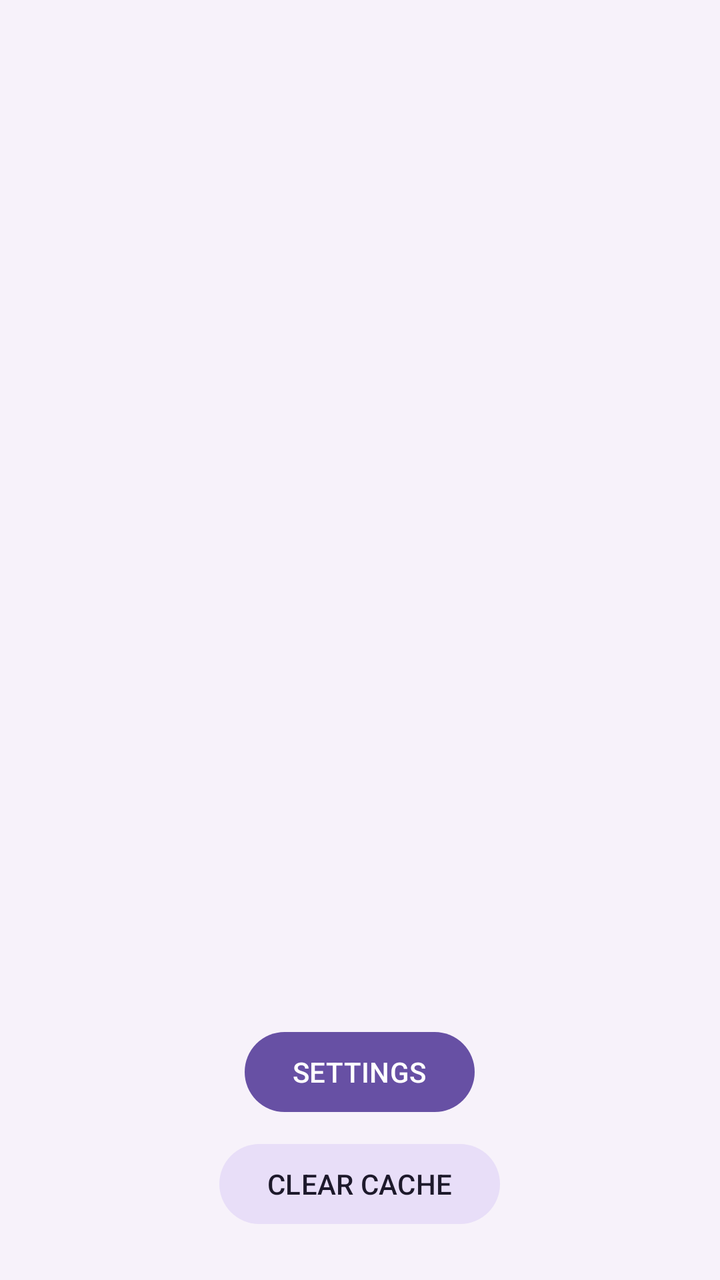
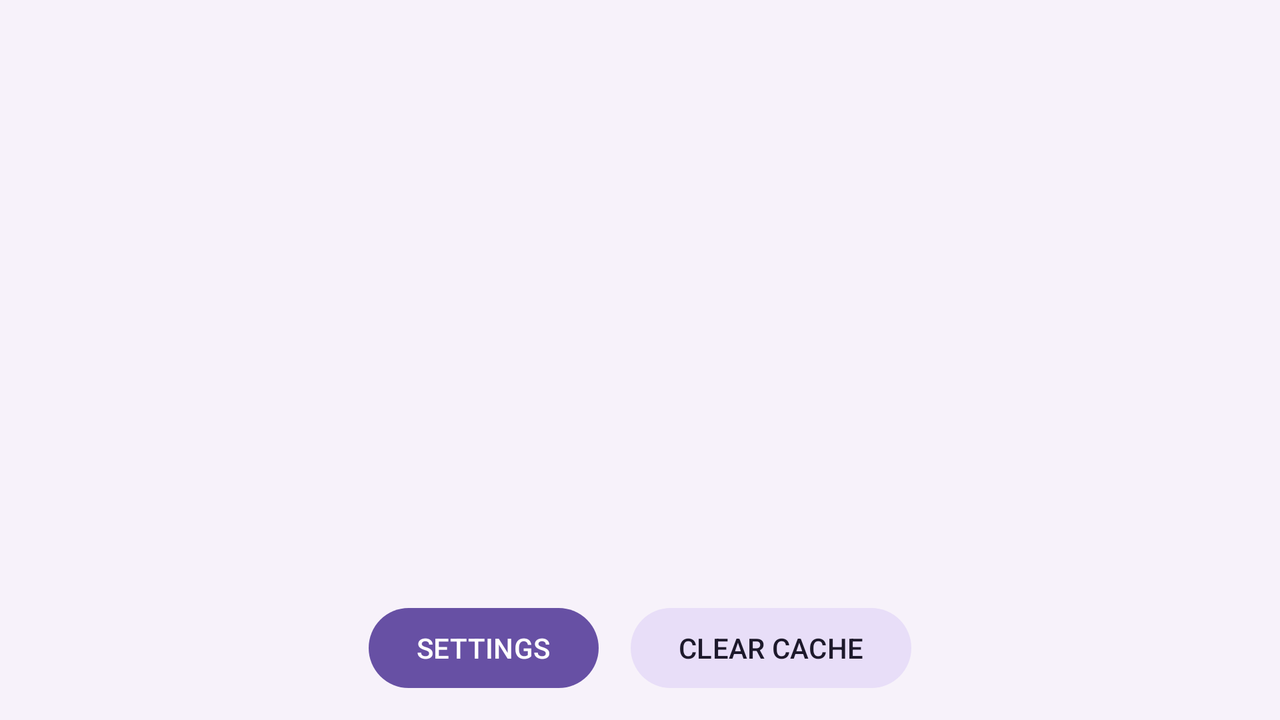

One screen, two layout resources from the same app: the default and the repository's alternative for another configuration. Each is rendered where Android would select it; the XML of both is given below.
<!-- AndroidManifest.xml: application theme Theme.RealTime -->
<!-- res/layout/activity_main.xml -->
<?xml version="1.0" encoding="utf-8"?>
<androidx.constraintlayout.widget.ConstraintLayout xmlns:android="http://schemas.android.com/apk/res/android"
    xmlns:app="http://schemas.android.com/apk/res-auto"
    xmlns:tools="http://schemas.android.com/tools"
    android:layout_width="match_parent"
    android:layout_height="match_parent"
    android:background="?attr/clockBackgroundColor"
    android:paddingBottom="24dp"
    tools:context=".MainActivity">

    <TextView
        android:id="@+id/txt_sync_info"
        android:layout_width="0dp"
        android:layout_height="wrap_content"
        android:layout_marginStart="24dp"
        android:layout_marginEnd="24dp"
        android:layout_marginTop="24dp"
        android:ellipsize="end"
        android:gravity="center"
        android:maxLines="1"
        android:text="@string/waiting_for_gps"
        android:textColor="?attr/clockDateColor"
        android:textSize="12sp"
        android:visibility="gone"
        app:layout_constraintEnd_toEndOf="parent"
        app:layout_constraintStart_toStartOf="parent"
        app:layout_constraintTop_toTopOf="parent" />

    <androidx.constraintlayout.widget.ConstraintLayout
        android:id="@+id/digital_container"
        android:layout_width="0dp"
        android:layout_height="0dp"
        android:visibility="gone"
        app:layout_constraintBottom_toTopOf="@+id/btn_panel"
        app:layout_constraintEnd_toEndOf="parent"
        app:layout_constraintStart_toStartOf="parent"
        app:layout_constraintTop_toBottomOf="@id/txt_sync_info">

        <com.google.android.material.card.MaterialCardView
            android:id="@+id/card_time"
            android:layout_width="0dp"
            android:layout_height="wrap_content"
            android:layout_margin="32dp"
            app:cardBackgroundColor="?attr/clockCardBackgroundColor"
            app:cardCornerRadius="20dp"
            app:cardElevation="0dp"
            app:cardPreventCornerOverlap="true"
            app:layout_constraintBottom_toBottomOf="parent"
            app:layout_constraintEnd_toEndOf="parent"
            app:layout_constraintStart_toStartOf="parent"
            app:layout_constraintTop_toTopOf="parent">

            <androidx.constraintlayout.widget.ConstraintLayout
                android:layout_width="match_parent"
                android:layout_height="wrap_content"
                android:padding="28dp">

                <TextView
                    android:id="@+id/txt_status"
                    android:layout_width="wrap_content"
                    android:layout_height="wrap_content"
                    android:text="@string/waiting_for_gps"
                    android:textColor="?attr/clockDateColor"
                    android:textSize="12sp"
                    android:textStyle="bold"
                    app:layout_constraintEnd_toEndOf="parent"
                    app:layout_constraintStart_toStartOf="parent"
                    app:layout_constraintTop_toTopOf="parent" />

                <TextView
                    android:id="@+id/txt_time"
                    android:layout_width="0dp"
                    android:layout_height="wrap_content"
                    android:layout_marginTop="12dp"
                    android:fontFamily="monospace"
                    android:gravity="center"
                    android:includeFontPadding="false"
                    android:ellipsize="end"
                    android:maxLines="1"
                    android:autoSizeTextType="uniform"
                    android:autoSizeMinTextSize="18sp"
                    android:autoSizeMaxTextSize="42sp"
                    android:autoSizeStepGranularity="2sp"
                    android:text="--:--:--"
                    android:textColor="?attr/clockTextColor"
                    android:textSize="42sp"
                    android:textStyle="bold"
                    app:layout_constrainedWidth="true"
                    app:layout_constraintEnd_toEndOf="parent"
                    app:layout_constraintStart_toStartOf="parent"
                    app:layout_constraintTop_toBottomOf="@id/txt_status" />

                <TextView
                    android:id="@+id/txt_date"
                    android:layout_width="0dp"
                    android:layout_height="wrap_content"
                    android:layout_marginTop="6dp"
                    android:gravity="center"
                    android:includeFontPadding="false"
                    android:maxLines="1"
                    android:textColor="?attr/clockDateColor"
                    android:textSize="16sp"
                    app:layout_constrainedWidth="true"
                    app:layout_constraintEnd_toEndOf="parent"
                    app:layout_constraintStart_toStartOf="parent"
                    app:layout_constraintTop_toBottomOf="@id/txt_time" />

            </androidx.constraintlayout.widget.ConstraintLayout>

        </com.google.android.material.card.MaterialCardView>

    </androidx.constraintlayout.widget.ConstraintLayout>

    <androidx.constraintlayout.widget.ConstraintLayout
        android:id="@+id/analog_container"
        android:layout_width="0dp"
        android:layout_height="0dp"
        android:visibility="gone"
        app:layout_constraintBottom_toTopOf="@+id/btn_panel"
        app:layout_constraintEnd_toEndOf="parent"
        app:layout_constraintStart_toStartOf="parent"
        app:layout_constraintTop_toBottomOf="@id/txt_sync_info">

        <com.opensource.gpstime.AnalogClockView
            android:id="@+id/analog_clock"
            android:layout_width="0dp"
            android:layout_height="0dp"
            android:layout_marginStart="32dp"
            android:layout_marginEnd="32dp"
            android:layout_marginTop="16dp"
            app:layout_constraintDimensionRatio="1:1"
            app:layout_constraintBottom_toTopOf="@+id/txt_analog_time"
            app:layout_constraintEnd_toEndOf="parent"
            app:layout_constraintStart_toStartOf="parent"
            app:layout_constraintTop_toTopOf="parent"
            app:layout_constraintVertical_chainStyle="packed" />

        <TextView
            android:id="@+id/txt_analog_time"
            android:layout_width="wrap_content"
            android:layout_height="wrap_content"
            android:layout_marginTop="12dp"
            android:layout_marginBottom="16dp"
            android:textColor="?attr/clockTextColor"
            android:textSize="18sp"
            app:layout_constraintBottom_toBottomOf="parent"
            app:layout_constraintEnd_toEndOf="parent"
            app:layout_constraintStart_toStartOf="parent"
            app:layout_constraintTop_toBottomOf="@id/analog_clock" />

    </androidx.constraintlayout.widget.ConstraintLayout>

    <androidx.constraintlayout.widget.ConstraintLayout
        android:id="@+id/both_container"
        android:layout_width="0dp"
        android:layout_height="0dp"
        android:visibility="gone"
        app:layout_constraintBottom_toTopOf="@+id/btn_panel"
        app:layout_constraintEnd_toEndOf="parent"
        app:layout_constraintStart_toStartOf="parent"
        app:layout_constraintTop_toBottomOf="@id/txt_sync_info">

        <com.google.android.material.card.MaterialCardView
            android:id="@+id/card_both"
            android:layout_width="0dp"
            android:layout_height="wrap_content"
            android:layout_margin="24dp"
            app:cardBackgroundColor="?attr/clockCardBackgroundColor"
            app:cardCornerRadius="20dp"
            app:cardElevation="0dp"
            app:cardPreventCornerOverlap="true"
            app:layout_constraintBottom_toBottomOf="parent"
            app:layout_constraintEnd_toEndOf="parent"
            app:layout_constraintStart_toStartOf="parent"
            app:layout_constraintTop_toTopOf="parent">

            <androidx.constraintlayout.widget.ConstraintLayout
                android:layout_width="match_parent"
                android:layout_height="wrap_content"
                android:padding="20dp">

                <TextView
                    android:id="@+id/txt_both_status"
                    android:layout_width="wrap_content"
                    android:layout_height="wrap_content"
                    android:text="@string/waiting_for_gps"
                    android:textColor="?attr/clockDateColor"
                    android:textSize="12sp"
                    android:textStyle="bold"
                    app:layout_constraintEnd_toEndOf="parent"
                    app:layout_constraintStart_toStartOf="parent"
                    app:layout_constraintTop_toTopOf="parent" />

                <com.opensource.gpstime.AnalogClockView
                    android:id="@+id/analog_clock_both"
                    android:layout_width="0dp"
                    android:layout_height="0dp"
                    android:layout_marginTop="12dp"
                    app:layout_constraintDimensionRatio="1:1"
                    app:layout_constraintEnd_toEndOf="parent"
                    app:layout_constraintStart_toStartOf="parent"
                    app:layout_constraintTop_toBottomOf="@id/txt_both_status"
                    app:layout_constraintWidth_max="240dp" />

                <TextView
                    android:id="@+id/txt_both_time"
                    android:layout_width="0dp"
                    android:layout_height="wrap_content"
                    android:layout_marginTop="12dp"
                    android:fontFamily="monospace"
                    android:gravity="center"
                    android:includeFontPadding="false"
                    android:ellipsize="end"
                    android:maxLines="1"
                    android:autoSizeTextType="uniform"
                    android:autoSizeMinTextSize="16sp"
                    android:autoSizeMaxTextSize="32sp"
                    android:autoSizeStepGranularity="2sp"
                    android:text="--:--:--"
                    android:textColor="?attr/clockTextColor"
                    android:textSize="32sp"
                    android:textStyle="bold"
                    app:layout_constrainedWidth="true"
                    app:layout_constraintEnd_toEndOf="parent"
                    app:layout_constraintStart_toStartOf="parent"
                    app:layout_constraintTop_toBottomOf="@id/analog_clock_both" />

                <TextView
                    android:id="@+id/txt_both_date"
                    android:layout_width="0dp"
                    android:layout_height="wrap_content"
                    android:layout_marginTop="4dp"
                    android:gravity="center"
                    android:maxLines="1"
                    android:textColor="?attr/clockDateColor"
                    android:textSize="14sp"
                    app:layout_constrainedWidth="true"
                    app:layout_constraintEnd_toEndOf="parent"
                    app:layout_constraintStart_toStartOf="parent"
                    app:layout_constraintTop_toBottomOf="@id/txt_both_time" />

            </androidx.constraintlayout.widget.ConstraintLayout>

        </com.google.android.material.card.MaterialCardView>

    </androidx.constraintlayout.widget.ConstraintLayout>

    <LinearLayout
        android:id="@+id/btn_panel"
        android:layout_width="0dp"
        android:layout_height="wrap_content"
        android:gravity="center"
        android:orientation="vertical"
        app:layout_constraintBottom_toBottomOf="parent"
        app:layout_constraintEnd_toEndOf="parent"
        app:layout_constraintStart_toStartOf="parent">

        <com.google.android.material.button.MaterialButton
            android:id="@+id/btn_settings"
            style="@style/Widget.Material3.Button"
            android:layout_width="wrap_content"
            android:layout_height="wrap_content"
            android:text="@string/settings"
            android:textAllCaps="true" />

        <com.google.android.material.button.MaterialButton
            android:id="@+id/btn_clear_cache"
            style="@style/Widget.Material3.Button.TonalButton"
            android:layout_width="wrap_content"
            android:layout_height="wrap_content"
            android:layout_marginTop="8dp"
            android:text="@string/clear_realtime_cache"
            android:textAllCaps="true" />

    </LinearLayout>

</androidx.constraintlayout.widget.ConstraintLayout>
<!-- resources referenced by this layout -->
<resources>
  <string name="clear_realtime_cache">Clear Cache</string>
  <string name="settings">Settings</string>
  <string name="waiting_for_gps">Waiting for GPS…</string>
  <style name="Theme.RealTime" parent="Theme.Material3.DayNight.NoActionBar">
          <item name="android:statusBarColor">@android:color/transparent</item>
          <item name="android:navigationBarColor">@android:color/transparent</item>
          <item name="android:windowBackground">?attr/clockBackgroundColor</item>
  
          <item name="clockTextColor">@color/clock_text</item>
          <item name="clockDateColor">@color/clock_date</item>
          <item name="clockAccentColor">?attr/colorPrimary</item>
          <item name="clockBackgroundColor">@color/clock_background</item>
          <item name="clockCardBackgroundColor">@color/clock_card</item>
          <item name="materialAlertDialogTheme">@style/ThemeOverlay.RealTime.AlertDialog</item>
      </style>
  <color name="clock_text">#FF1C1B1F</color>
  <color name="clock_date">#FF49454F</color>
  <color name="clock_background">#FFF7F2FA</color>
  <color name="clock_card">#FFE7E0EC</color>
  <style name="ThemeOverlay.RealTime.AlertDialog" parent="ThemeOverlay.Material3.MaterialAlertDialog" />
</resources>
<!-- res/layout-land/activity_main.xml (the repository's variant of the layout above) -->
<!-- drawn on the phone turned sideways -->
<?xml version="1.0" encoding="utf-8"?>
<androidx.constraintlayout.widget.ConstraintLayout xmlns:android="http://schemas.android.com/apk/res/android"
    xmlns:app="http://schemas.android.com/apk/res-auto"
    xmlns:tools="http://schemas.android.com/tools"
    android:layout_width="match_parent"
    android:layout_height="match_parent"
    android:background="?attr/clockBackgroundColor"
    android:paddingBottom="12dp"
    tools:context=".MainActivity">

    <TextView
        android:id="@+id/txt_sync_info"
        android:layout_width="0dp"
        android:layout_height="wrap_content"
        android:layout_marginStart="24dp"
        android:layout_marginEnd="24dp"
        android:layout_marginTop="8dp"
        android:ellipsize="end"
        android:gravity="center"
        android:maxLines="1"
        android:text="@string/waiting_for_gps"
        android:textColor="?attr/clockDateColor"
        android:textSize="12sp"
        android:visibility="gone"
        app:layout_constraintEnd_toEndOf="parent"
        app:layout_constraintStart_toStartOf="parent"
        app:layout_constraintTop_toTopOf="parent" />

    <androidx.constraintlayout.widget.ConstraintLayout
        android:id="@+id/digital_container"
        android:layout_width="0dp"
        android:layout_height="0dp"
        android:visibility="gone"
        app:layout_constraintBottom_toTopOf="@+id/btn_panel"
        app:layout_constraintEnd_toEndOf="parent"
        app:layout_constraintStart_toStartOf="parent"
        app:layout_constraintTop_toBottomOf="@id/txt_sync_info">

        <com.google.android.material.card.MaterialCardView
            android:id="@+id/card_time"
            android:layout_width="0dp"
            android:layout_height="wrap_content"
            android:layout_margin="16dp"
            app:cardBackgroundColor="?attr/clockCardBackgroundColor"
            app:cardCornerRadius="20dp"
            app:cardElevation="0dp"
            app:cardPreventCornerOverlap="true"
            app:layout_constraintWidth_max="560dp"
            app:layout_constraintBottom_toBottomOf="parent"
            app:layout_constraintEnd_toEndOf="parent"
            app:layout_constraintStart_toStartOf="parent"
            app:layout_constraintTop_toTopOf="parent">

            <androidx.constraintlayout.widget.ConstraintLayout
                android:layout_width="match_parent"
                android:layout_height="wrap_content"
                android:padding="20dp">

                <TextView
                    android:id="@+id/txt_status"
                    android:layout_width="wrap_content"
                    android:layout_height="wrap_content"
                    android:text="@string/waiting_for_gps"
                    android:textColor="?attr/clockDateColor"
                    android:textSize="12sp"
                    android:textStyle="bold"
                    app:layout_constraintEnd_toEndOf="parent"
                    app:layout_constraintStart_toStartOf="parent"
                    app:layout_constraintTop_toTopOf="parent" />

                <TextView
                    android:id="@+id/txt_time"
                    android:layout_width="0dp"
                    android:layout_height="wrap_content"
                    android:layout_marginTop="8dp"
                    android:fontFamily="monospace"
                    android:gravity="center"
                    android:includeFontPadding="false"
                    android:ellipsize="end"
                    android:maxLines="1"
                    android:autoSizeTextType="uniform"
                    android:autoSizeMinTextSize="20sp"
                    android:autoSizeMaxTextSize="54sp"
                    android:autoSizeStepGranularity="2sp"
                    android:text="--:--:--"
                    android:textColor="?attr/clockTextColor"
                    android:textSize="50sp"
                    android:textStyle="bold"
                    app:layout_constrainedWidth="true"
                    app:layout_constraintEnd_toEndOf="parent"
                    app:layout_constraintStart_toStartOf="parent"
                    app:layout_constraintTop_toBottomOf="@id/txt_status" />

                <TextView
                    android:id="@+id/txt_date"
                    android:layout_width="0dp"
                    android:layout_height="wrap_content"
                    android:layout_marginTop="4dp"
                    android:gravity="center"
                    android:includeFontPadding="false"
                    android:maxLines="1"
                    android:textColor="?attr/clockDateColor"
                    android:textSize="16sp"
                    app:layout_constrainedWidth="true"
                    app:layout_constraintEnd_toEndOf="parent"
                    app:layout_constraintStart_toStartOf="parent"
                    app:layout_constraintTop_toBottomOf="@id/txt_time" />

            </androidx.constraintlayout.widget.ConstraintLayout>

        </com.google.android.material.card.MaterialCardView>

    </androidx.constraintlayout.widget.ConstraintLayout>

    <androidx.constraintlayout.widget.ConstraintLayout
        android:id="@+id/analog_container"
        android:layout_width="0dp"
        android:layout_height="0dp"
        android:visibility="gone"
        app:layout_constraintBottom_toTopOf="@+id/btn_panel"
        app:layout_constraintEnd_toEndOf="parent"
        app:layout_constraintStart_toStartOf="parent"
        app:layout_constraintTop_toBottomOf="@id/txt_sync_info">

        <com.opensource.gpstime.AnalogClockView
            android:id="@+id/analog_clock"
            android:layout_width="0dp"
            android:layout_height="0dp"
            android:layout_margin="8dp"
            app:layout_constraintDimensionRatio="1:1"
            app:layout_constraintBottom_toTopOf="@+id/txt_analog_time"
            app:layout_constraintEnd_toEndOf="parent"
            app:layout_constraintStart_toStartOf="parent"
            app:layout_constraintTop_toTopOf="parent"
            app:layout_constraintVertical_chainStyle="packed" />

        <TextView
            android:id="@+id/txt_analog_time"
            android:layout_width="wrap_content"
            android:layout_height="wrap_content"
            android:layout_marginTop="6dp"
            android:textColor="?attr/clockTextColor"
            android:textSize="18sp"
            app:layout_constraintBottom_toBottomOf="parent"
            app:layout_constraintEnd_toEndOf="parent"
            app:layout_constraintStart_toStartOf="parent"
            app:layout_constraintTop_toBottomOf="@id/analog_clock" />

    </androidx.constraintlayout.widget.ConstraintLayout>

    <androidx.constraintlayout.widget.ConstraintLayout
        android:id="@+id/both_container"
        android:layout_width="0dp"
        android:layout_height="0dp"
        android:visibility="gone"
        app:layout_constraintBottom_toTopOf="@+id/btn_panel"
        app:layout_constraintEnd_toEndOf="parent"
        app:layout_constraintStart_toStartOf="parent"
        app:layout_constraintTop_toBottomOf="@id/txt_sync_info">

        <com.google.android.material.card.MaterialCardView
            android:id="@+id/card_both"
            android:layout_width="0dp"
            android:layout_height="wrap_content"
            android:layout_margin="12dp"
            app:cardBackgroundColor="?attr/clockCardBackgroundColor"
            app:cardCornerRadius="20dp"
            app:cardElevation="0dp"
            app:cardPreventCornerOverlap="true"
            app:layout_constraintWidth_max="620dp"
            app:layout_constraintBottom_toBottomOf="parent"
            app:layout_constraintEnd_toEndOf="parent"
            app:layout_constraintStart_toStartOf="parent"
            app:layout_constraintTop_toTopOf="parent">

            <androidx.constraintlayout.widget.ConstraintLayout
                android:layout_width="match_parent"
                android:layout_height="wrap_content"
                android:padding="16dp">

                <com.opensource.gpstime.AnalogClockView
                    android:id="@+id/analog_clock_both"
                    android:layout_width="0dp"
                    android:layout_height="0dp"
                    app:layout_constraintDimensionRatio="1:1"
                    app:layout_constraintWidth_max="180dp"
                    app:layout_constraintBottom_toBottomOf="parent"
                    app:layout_constraintStart_toStartOf="parent"
                    app:layout_constraintTop_toTopOf="parent" />

                <TextView
                    android:id="@+id/txt_both_status"
                    android:layout_width="0dp"
                    android:layout_height="wrap_content"
                    android:layout_marginStart="20dp"
                    android:gravity="center"
                    android:text="@string/waiting_for_gps"
                    android:textColor="?attr/clockDateColor"
                    android:textSize="12sp"
                    android:textStyle="bold"
                    app:layout_constraintBottom_toTopOf="@+id/txt_both_time"
                    app:layout_constraintEnd_toEndOf="parent"
                    app:layout_constraintStart_toEndOf="@id/analog_clock_both"
                    app:layout_constraintTop_toTopOf="parent"
                    app:layout_constraintVertical_chainStyle="packed" />

                <TextView
                    android:id="@+id/txt_both_time"
                    android:layout_width="0dp"
                    android:layout_height="wrap_content"
                    android:layout_marginStart="20dp"
                    android:layout_marginTop="6dp"
                    android:fontFamily="monospace"
                    android:gravity="center"
                    android:includeFontPadding="false"
                    android:ellipsize="end"
                    android:maxLines="1"
                    android:autoSizeTextType="uniform"
                    android:autoSizeMinTextSize="16sp"
                    android:autoSizeMaxTextSize="36sp"
                    android:autoSizeStepGranularity="2sp"
                    android:text="--:--:--"
                    android:textColor="?attr/clockTextColor"
                    android:textSize="36sp"
                    android:textStyle="bold"
                    app:layout_constrainedWidth="true"
                    app:layout_constraintBottom_toTopOf="@+id/txt_both_date"
                    app:layout_constraintEnd_toEndOf="parent"
                    app:layout_constraintStart_toEndOf="@id/analog_clock_both"
                    app:layout_constraintTop_toBottomOf="@id/txt_both_status" />

                <TextView
                    android:id="@+id/txt_both_date"
                    android:layout_width="0dp"
                    android:layout_height="wrap_content"
                    android:layout_marginStart="20dp"
                    android:layout_marginTop="4dp"
                    android:gravity="center"
                    android:maxLines="1"
                    android:textColor="?attr/clockDateColor"
                    android:textSize="14sp"
                    app:layout_constrainedWidth="true"
                    app:layout_constraintBottom_toBottomOf="parent"
                    app:layout_constraintEnd_toEndOf="parent"
                    app:layout_constraintStart_toEndOf="@id/analog_clock_both"
                    app:layout_constraintTop_toBottomOf="@id/txt_both_time" />

            </androidx.constraintlayout.widget.ConstraintLayout>

        </com.google.android.material.card.MaterialCardView>

    </androidx.constraintlayout.widget.ConstraintLayout>

    <LinearLayout
        android:id="@+id/btn_panel"
        android:layout_width="0dp"
        android:layout_height="wrap_content"
        android:gravity="center"
        android:orientation="horizontal"
        app:layout_constraintBottom_toBottomOf="parent"
        app:layout_constraintEnd_toEndOf="parent"
        app:layout_constraintStart_toStartOf="parent">

        <com.google.android.material.button.MaterialButton
            android:id="@+id/btn_settings"
            style="@style/Widget.Material3.Button"
            android:layout_width="wrap_content"
            android:layout_height="wrap_content"
            android:text="@string/settings"
            android:textAllCaps="true" />

        <com.google.android.material.button.MaterialButton
            android:id="@+id/btn_clear_cache"
            style="@style/Widget.Material3.Button.TonalButton"
            android:layout_width="wrap_content"
            android:layout_height="wrap_content"
            android:layout_marginStart="16dp"
            android:text="@string/clear_realtime_cache"
            android:textAllCaps="true" />

    </LinearLayout>

</androidx.constraintlayout.widget.ConstraintLayout>
